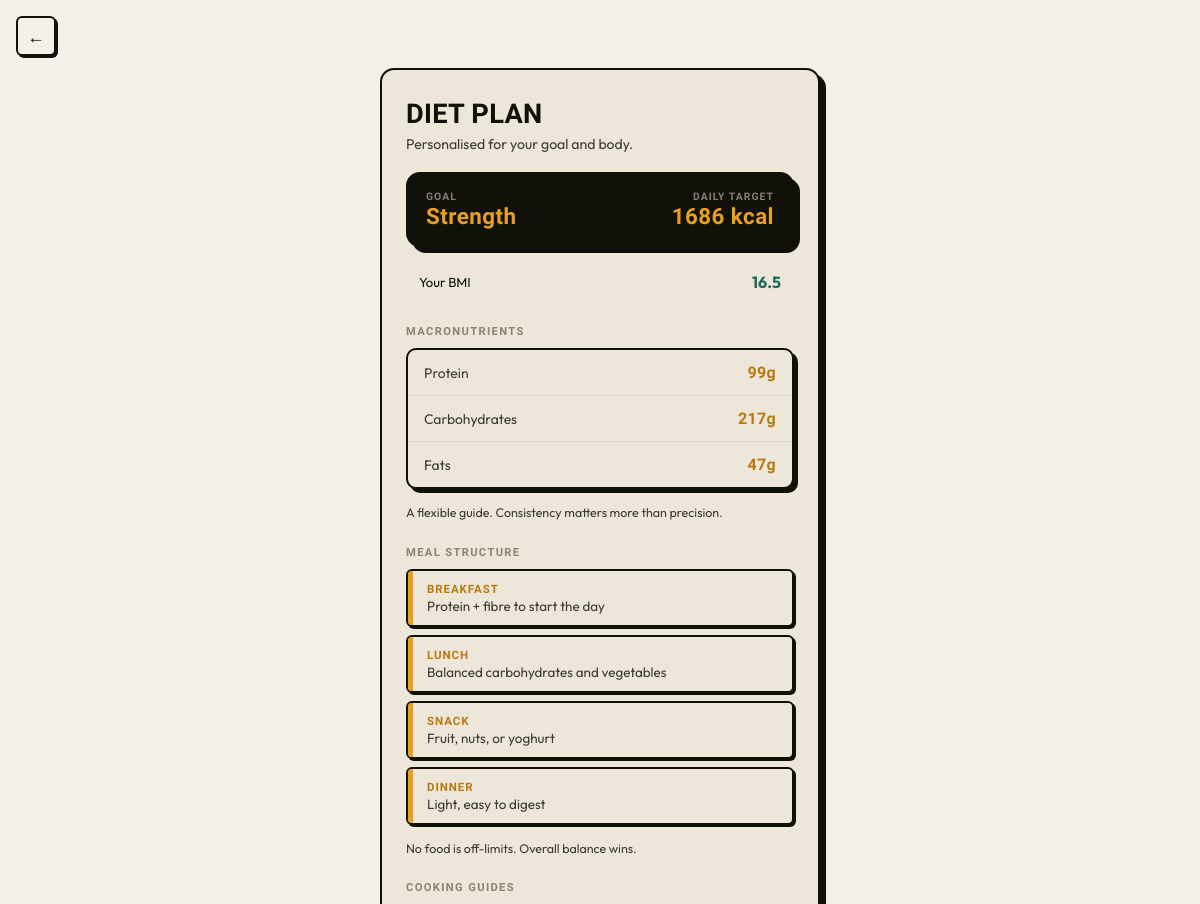
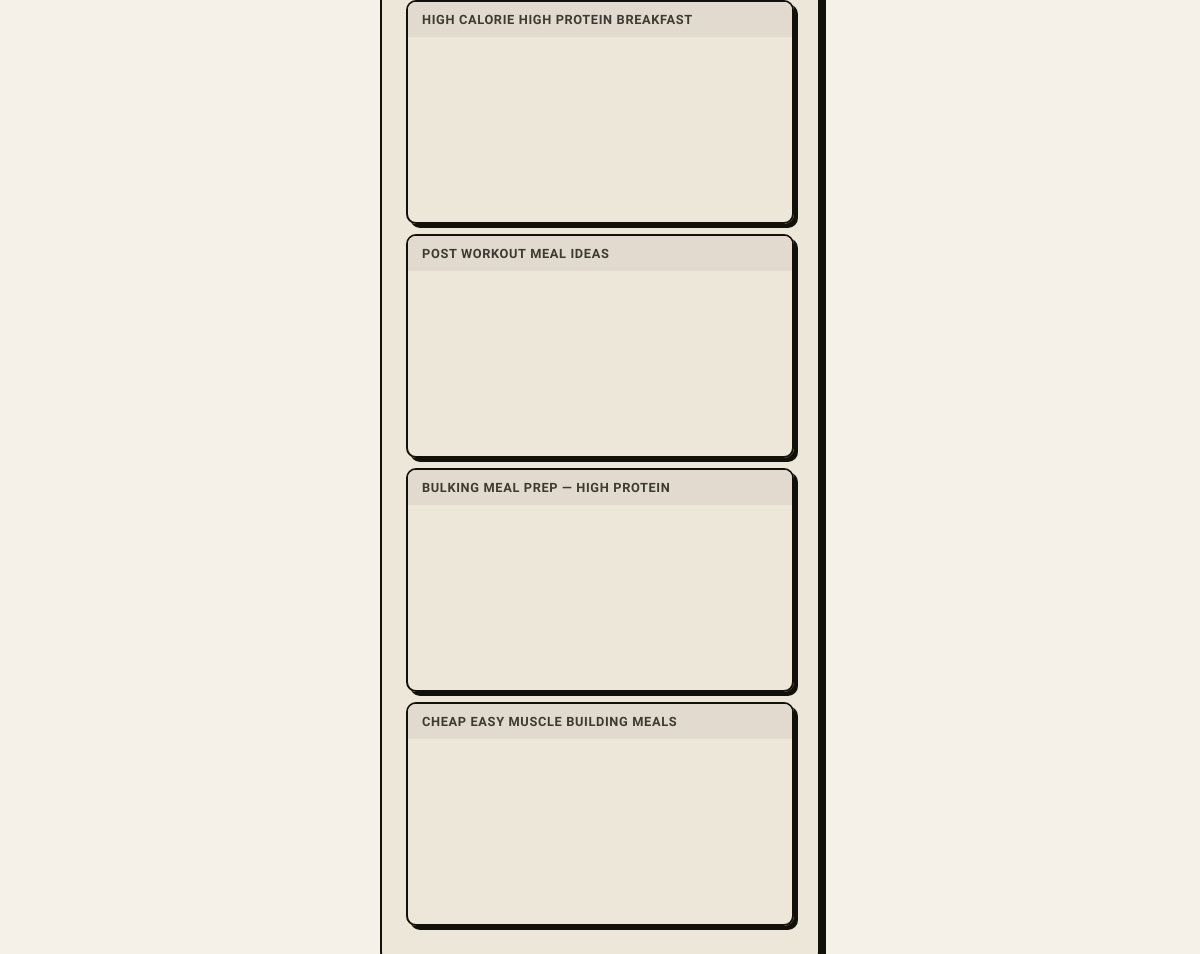
Page /diet (signed in) on the committed database (2 pictures, top to bottom).
### tables this page shows
CREATE TABLE profile (
    user_id INTEGER PRIMARY KEY,

    age INTEGER,
    gender TEXT,
    dob TEXT,
    phone TEXT,
    about TEXT,
    profile_pic TEXT,

    height_cm REAL,
    weight_kg REAL,

    activity_level TEXT,
    health_notes TEXT,

    goal TEXT,

    xp INTEGER DEFAULT 0,
    level INTEGER DEFAULT 1,
    streak INTEGER DEFAULT 0,
    last_active TEXT,
    steps_today INTEGER DEFAULT 0,
    calories_today REAL DEFAULT 0,
    distance_today REAL DEFAULT 0,

    last_period_date TEXT,
    cycle_length INTEGER DEFAULT 28,
    period_length INTEGER DEFAULT 5,

    FOREIGN KEY (user_id) REFERENCES users(id)
);

CREATE TABLE diet_videos (
    id INTEGER PRIMARY KEY AUTOINCREMENT,
    goal TEXT,
    title TEXT,
    youtube_id TEXT,
    meal_type TEXT
);

### app.py (the view)
@app.route("/diet")
def diet():
    if "user_id" not in session:
        return redirect("/")
    db = get_db()
    cursor = db.cursor()
    cursor.execute("SELECT * FROM profile WHERE user_id=?", (session["user_id"],))
    profile = cursor.fetchone()
    if not profile:
        return redirect("/edit-profile")
    height_cm = profile["height_cm"] or 170
    weight = profile["weight_kg"] or 65
    height_m = height_cm / 100
    bmi = round(weight / (height_m ** 2), 1)
    base_calories = 22 * weight
    daily_calories = int(base_calories * 1.4)
    goal = profile["goal"] or ""
    if goal == "Fat loss":
        daily_calories -= 300
        protein_per_kg = 1.8
    elif goal == "Strength":
        daily_calories += 300
        protein_per_kg = 2.2
    else:
        protein_per_kg = 1.5
    intensity = session.get("today_intensity", 2)
    if intensity == 3:
        daily_calories += 150
    elif intensity == 1:
        daily_calories -= 100
    protein_grams = round(weight * protein_per_kg)
    protein_calories = protein_grams * 4
    fat_calories = int(daily_calories * 0.25)
    fat_grams = round(fat_calories / 9)
    carb_grams = round((daily_calories - protein_calories - fat_calories) / 4)
    goal_key = "fat_loss" if goal == "Fat loss" else "strength" if goal == "Strength" else "general"
    cursor.execute("SELECT title, youtube_id, meal_type FROM diet_videos WHERE goal=? ORDER BY RANDOM() LIMIT 4", (goal_key,))
    video_rows = cursor.fetchall()
    if not video_rows:
        cursor.execute("SELECT title, youtube_id, meal_type FROM diet_videos WHERE goal='general' ORDER BY RANDOM() LIMIT 4")
        video_rows = cursor.fetchall()
    videos = [{"title": r["title"], "id": r["youtube_id"], "meal_type": r["meal_type"]} for r in video_rows]
    return render_template("diet.html", bmi=bmi, calories=daily_calories,
                           goal=goal or "General", protein=protein_grams,
                           carbs=carb_grams, fats=fat_grams, videos=videos)

### app.py (called while the page is built)
def get_db():
    conn = sqlite3.connect(DB_PATH)
    conn.row_factory = sqlite3.Row
    return conn

### templates/diet.html (shortened to what this page needs)
<!DOCTYPE html>
<html lang="en">
<head><meta charset="UTF-8"><meta name="viewport" content="width=device-width,initial-scale=1.0">
<link rel="stylesheet" href="{{ url_for('static', filename='css/style.css') }}"></head>
<body>
<a href="/dashboard" class="back-btn">&#8592;</a>
<div class="page" style="padding-top:68px; align-items:flex-start;">
<div class="card fade-in">
  <h2 style="margin-bottom:3px;">Diet Plan</h2>
  <p style="margin-bottom:16px;">Personalised for your goal and body.</p>
  <div class="goal-bar">
    <div><div class="label">Goal</div><div class="val">{{ goal }}</div></div>
    <div style="text-align:right;"><div class="label">Daily Target</div><div class="val">{{ calories }} kcal</div></div>
  </div>
  {% if bmi %}
  <div style="background:var(--surface2);border:1px solid var(--border);border-radius:var(--r-sm);padding:11px 13px;margin-bottom:14px;display:flex;justify-content:space-between;align-items:center;">
    <span style="font-size:0.82rem;color:var(--text2);">Your BMI</span>
    <span style="font-size:1rem;font-weight:700;color:var(--teal);">{{ bmi }}</span>
  </div>
  {% endif %}
  <div class="sec-lbl">Macronutrients</div>
  <div class="macro-table">
    <div class="macro-row"><span>Protein</span><b>{{ protein }}g</b></div>
    <div class="macro-row"><span>Carbohydrates</span><b>{{ carbs }}g</b></div>
    <div class="macro-row"><span>Fats</span><b>{{ fats }}g</b></div>
  </div>
  <p style="font-size:0.78rem; margin-bottom:16px;">A flexible guide. Consistency matters more than precision.</p>
  <div class="sec-lbl">Meal Structure</div>
  <div class="meal-item"><div class="meal-bar"></div><div class="meal-info"><div class="m-title">Breakfast</div><div class="m-desc">Protein + fibre to start the day</div></div></div>
  <div class="meal-item"><div class="meal-bar"></div><div class="meal-info"><div class="m-title">Lunch</div><div class="m-desc">Balanced carbohydrates and vegetables</div></div></div>
  <div class="meal-item"><div class="meal-bar"></div><div class="meal-info"><div class="m-title">Snack</div><div class="m-desc">Fruit, nuts, or yoghurt</div></div></div>
  <div class="meal-item" style="margin-bottom:14px;"><div class="meal-bar"></div><div class="meal-info"><div class="m-title">Dinner</div><div class="m-desc">Light, easy to digest</div></div></div>
  <p style="font-size:0.78rem; margin-bottom:16px;">No food is off-limits. Overall balance wins.</p>
  {% if videos %}
  <div class="sec-lbl">Cooking Guides</div>
  {% for v in videos %}
  <div class="vid-card">
    <div class="vid-title">{{ v.title }}</div>
    <iframe width="100%" height="185" src="https://www.youtube.com/embed/{{ v.id }}" frameborder="0" allowfullscreen style="display:block;"></iframe>
  </div>
  {% endfor %}
  {% endif %}
</div>
</div>
</body></html>

### static/css/style.css (style rules this page uses)
:root { --cream: #f5f0e8; --cream2: #ede7d9; --cream3: #e2dace; --ink: #111009; --ink2: #2a2820; --ink3: #3d3b30; --muted: #8a8470; --amber: #e8a020; --amber-lt: #f5b830; --amber-dk: #b87a10; --amber-bg: #fdf3dc; --coral: #e84830; --coral-bg: #fdecea; --teal: #1a6b5a; --teal-bg: #e8f4f0; --border-w: 2px; --shadow: 4px 4px 0px var(--ink); --shadow-lg:6px 6px 0px var(--ink); --shadow-sm:2px 2px 0px var(--ink); --shadow-amber: 4px 4px 0px var(--amber-dk); --shadow-coral: 4px 4px 0px #a03020; --r-sm: 6px; --r: 10px; --r-lg: 14px; --r-xl: 18px; --font-display: 'Barlow Condensed', sans-serif; --font: 'Outfit', sans-serif; --t: 0.15s ease; }
*, *::before, *::after { box-sizing: border-box; margin: 0; padding: 0; }
html { scroll-behavior: smooth; height: 100%; }
body { font-family: var(--font); background: var(--cream); color: var(--ink); min-height: 100%; -webkit-font-smoothing: antialiased; transition: background 0.2s, color 0.2s; }
h2 { font-family: var(--font-display); font-size: 1.7rem; font-weight: 800; letter-spacing: 0.01em; text-transform: uppercase; margin-bottom: 4px; }
p { font-size: 0.88rem; color: var(--ink3); line-height: 1.65; margin-bottom: 10px; }
.page { min-height: 100vh; display: flex; justify-content: center; align-items: flex-start; padding: 72px 16px 40px; background: var(--cream); }
.card { background: var(--cream2); border: var(--border-w) solid var(--ink); border-radius: var(--r-lg); padding: 28px 24px; width: 100%; max-width: 440px; box-shadow: var(--shadow-lg); }
.back-btn { position: fixed; top: 16px; left: 16px; width: 40px; height: 40px; border-radius: var(--r-sm); background: var(--cream); color: var(--ink); display: flex; align-items: center; justify-content: center; font-size: 1.1rem; font-weight: 700; text-decoration: none; border: var(--border-w) solid var(--ink); box-shadow: var(--shadow-sm); z-index: 1200; transition: transform 0.1s, box-shadow 0.1s; }
.goal-bar { background: var(--ink); border: var(--border-w) solid var(--ink); border-radius: var(--r-lg); padding: 16px 18px; display: flex; justify-content: space-between; align-items: center; margin-bottom: 14px; box-shadow: var(--shadow-lg); }
.goal-bar .label { font-family: var(--font-display); font-size: 0.65rem; font-weight: 700; color: rgba(245,240,232,0.5); text-transform: uppercase; letter-spacing: 0.1em; }
.goal-bar .val { font-family: var(--font-display); font-size: 1.4rem; font-weight: 900; color: var(--amber); letter-spacing: 0.02em; }
.macro-table { background: var(--cream2); border: var(--border-w) solid var(--ink); border-radius: var(--r); overflow: hidden; box-shadow: var(--shadow); margin-bottom: 14px; }
.macro-row { display: flex; justify-content: space-between; align-items: center; padding: 13px 16px; border-bottom: 1px solid var(--cream3); font-size: 0.87rem; }
.macro-row:last-child { border-bottom: none; }
.macro-row span { color: var(--ink3); }
.macro-row b { font-family: var(--font-display); color: var(--amber-dk); font-weight: 900; font-size: 1rem; letter-spacing: 0.02em; }
.meal-item { background: var(--cream2); border: var(--border-w) solid var(--ink); border-radius: var(--r-sm); margin-bottom: 8px; display: flex; align-items: stretch; overflow: hidden; box-shadow: var(--shadow-sm); }
.meal-bar { width: 5px; background: var(--amber); flex-shrink: 0; }
.meal-info { padding: 11px 14px; }
.meal-info .m-title { font-family: var(--font-display); font-size: 0.72rem; font-weight: 800; color: var(--amber-dk); text-transform: uppercase; letter-spacing: 0.08em; margin-bottom: 2px; }
.meal-info .m-desc { font-size: 0.84rem; color: var(--ink3); }
.vid-card { border-radius: var(--r); overflow: hidden; border: var(--border-w) solid var(--ink); margin-bottom: 10px; box-shadow: var(--shadow); }
.vid-title { padding: 10px 14px; font-family: var(--font-display); font-size: 0.8rem; font-weight: 800; background: var(--cream3); color: var(--ink3); text-transform: uppercase; letter-spacing: 0.05em; }
.sec-lbl { font-family: var(--font-display); font-size: 0.7rem; font-weight: 800; color: var(--muted); text-transform: uppercase; letter-spacing: 0.12em; margin: 22px 0 10px; }
.fade-in { animation: fadeUp 0.35s ease; }

### rows in the picture
profile: goal "Strength"
diet_videos: title "HIGH CALORIE HIGH PROTEIN BREAKFAST"
diet_videos: title "POST WORKOUT MEAL IDEAS"
diet_videos: title "BULKING MEAL PREP — HIGH PROTEIN"
diet_videos: title "CHEAP EASY MUSCLE BUILDING MEALS"

### other values in the picture
{{ calories }} "1686"
{{ bmi }} "16.5"
{{ protein }} "99"
{{ carbs }} "217"
{{ fats }} "47"
